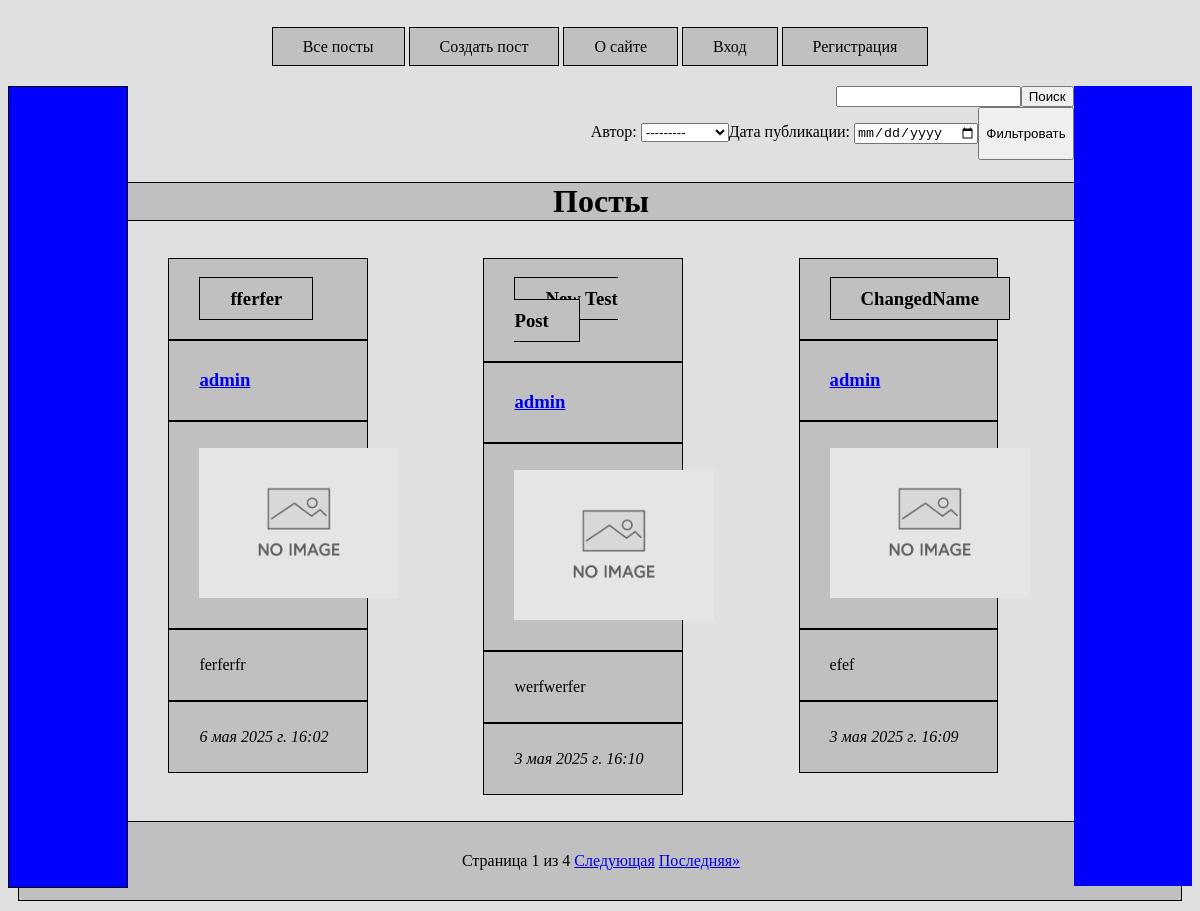
Before: / with the older database file.
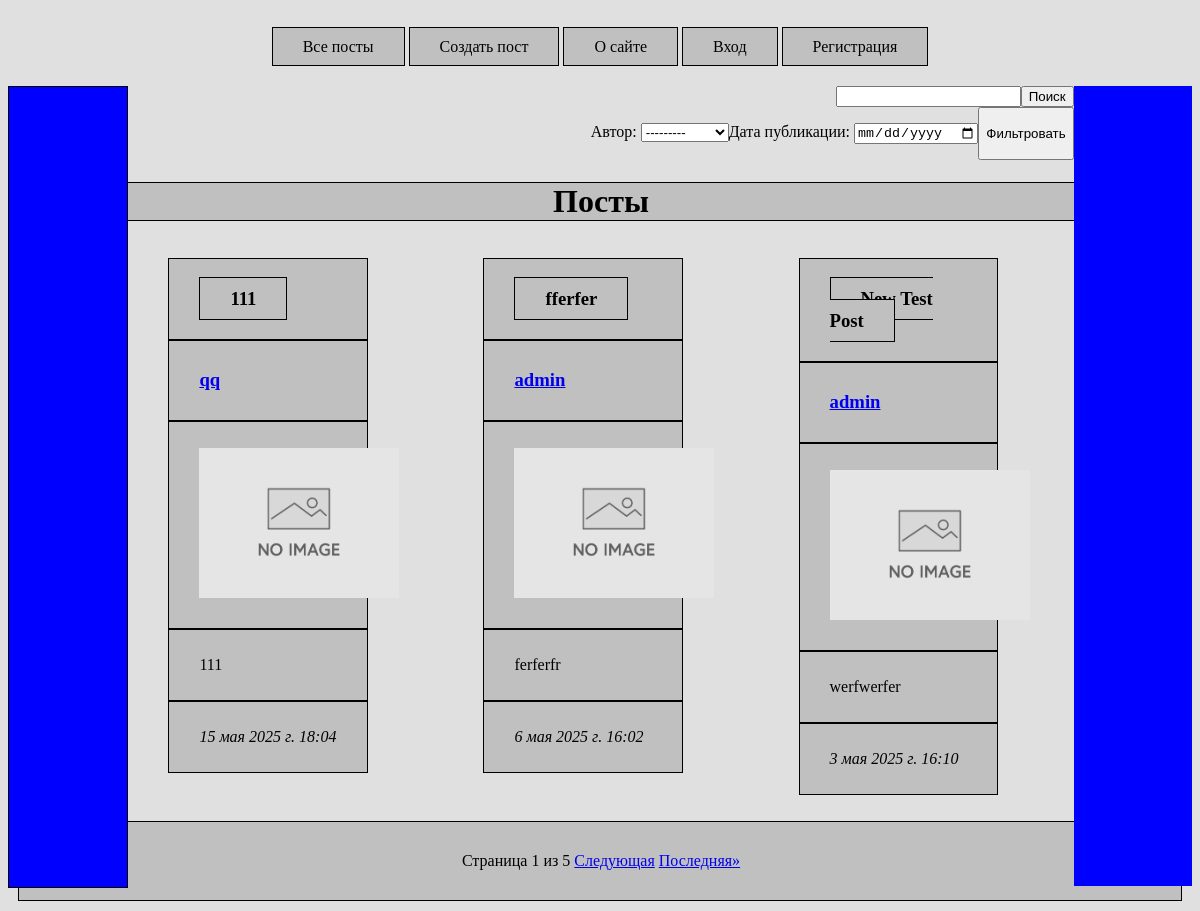
After: the same page with the newer database file.
### blog/models.py (models this page shows, shortened)
class Post(models.Model):
    author = models.ForeignKey(User, on_delete=models.CASCADE, verbose_name="Автор", related_name="posts")
    title = models.CharField(max_length=200, verbose_name="Заголовок")
    text = models.TextField(verbose_name="Текст поста")
    created_at = models.DateTimeField(default=timezone.now, verbose_name="Дата создания", editable=False)
    image = models.ImageField(upload_to='posts/', null=True, blank=True, verbose_name="Изображение")
    slug = models.SlugField(max_length=200, unique=True, editable=False, null=True)
    def get_absolute_url(self):
        return reverse('blog:read_post', kwargs={'slug': self.slug})
    class Meta:
        verbose_name = "Пост"
        verbose_name_plural = "Посты"

### blog/views.py (the view)
# urls.py: path('', index, name='index'),
def index(request):
    posts = Post.objects.all().order_by('-created_at')
    count_posts = Post.objects.count()
    per_page = 3
    paginator = Paginator(posts, per_page)
    page_number = request.GET.get('page')
    page_obj = paginator.get_page(page_number)
    filter_form = FilterForm()
    context = {'title': 'Главная страница',
               'page_obj': page_obj,
               'count_posts': count_posts,
               'filter_form': filter_form}
    return render(request, template_name='blog/index.html', context=context)

### blog/forms.py
class FilterForm(forms.Form):
    author = forms.ModelChoiceField(queryset=User.objects.all(), label='Автор', required=False)
    created_at = forms.DateField(label='Дата публикации',
                                 widget=forms.DateInput(attrs={'type': 'date'}),
                                 input_formats=['%Y-%m-%d'],
                                 required=False)

### blog/templatetags/custom_tags.py (called while the page is built)
@register.simple_tag
def url_replace(request, field, value):
    dict_ = request.GET.copy()
    dict_[field] = value
    return dict_.urlencode()

### blog/templates/blog/index.html (shortened to what this page needs)
{% extends 'blog/base.html' %}
{% load static %}
{% load custom_tags %}
{% block content %}
<div>
    <form class="search-form" action="{% url 'blog:search_post' %}" method="get">
        <input type="search" name="query">
        <button type="submit">Поиск</button>
    </form>
</div>
<div>
    <form action="{% url 'blog:filter_post' %}" method="get" style="display: flex; justify-content: end; margin-right: 50px">
        {{ filter_form.as_p }}
        <button type="submit">Фильтровать</button>
    </form>
</div>
{% if page_obj|length == 0 %}
<h2>По вашему запросу не найдено ни одного поста!</h2>
{% else %}
<h1 id="index-title">Посты</h1>
<div class="post-list">
        {% for post in page_obj %}
            <ul class="single-posting">
                <li class="post-title"><h3><a class="post-title" href="{{ post.get_absolute_url }}">{{ post.title }}</a></h3></li>
                <li class="post-author"><h3><a href="{% url 'blog:user_posts' user_id=post.author.pk %}">{{ post.author }}</a></h3></li>
                <li class="post-image">
                {% if post.image %}
                    <p><img src="{{ post.image.url }}" width="150px" height="auto"></p>
                {% else %}
                    <p><img src="{% static 'img/no_image.jpeg' %}" width = 200px, height="auto"></p>
                {% endif %}
                </li>
                <li class="post-text"><p>{{ post.text }}</p></li>
                <li class="post-created-at"><p><i>{{ post.created_at }}</i></p></li>
            </ul>
        {% endfor %}
</div>
<div class="pagination">
    <span class="step-links">
        <span class="current">
            Страница {{ page_obj.number }} из {{ page_obj.paginator.num_pages }}
        </span>
        {% if page_obj.has_next %}
            <a href="?{% url_replace request 'page' page_obj.next_page_number %}">Следующая</a>
            <a href="?page={{ page_obj.paginator.num_pages }}">Последняя&raquo;</a>
        {% endif %}
    </span>
</div>
{% endif %}
{% endblock content %}

Changed rows visible on the page:
no longer on this page (row unchanged): Post: title "ChangedName", author "admin", text "efef", created_at "3 мая 2025 г. 16:09"
added Post: title "111", author "qq", text "111", created_at "15 мая 2025 г. 18:04"
Other visible differences:
{{ page_obj.paginator.num_pages }}: "4" → "5"
